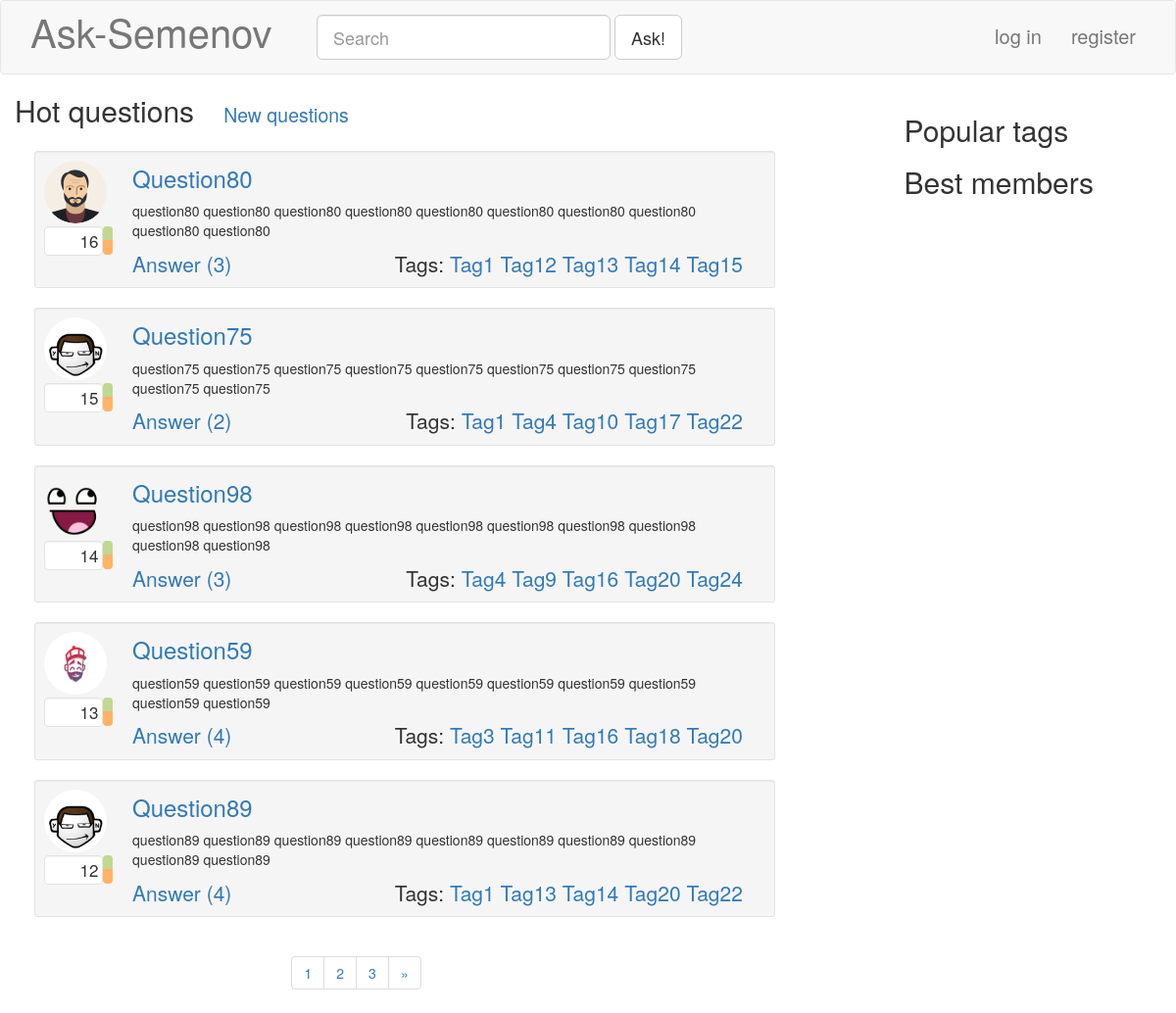
/hot/, run on an earlier commit of the app's database.
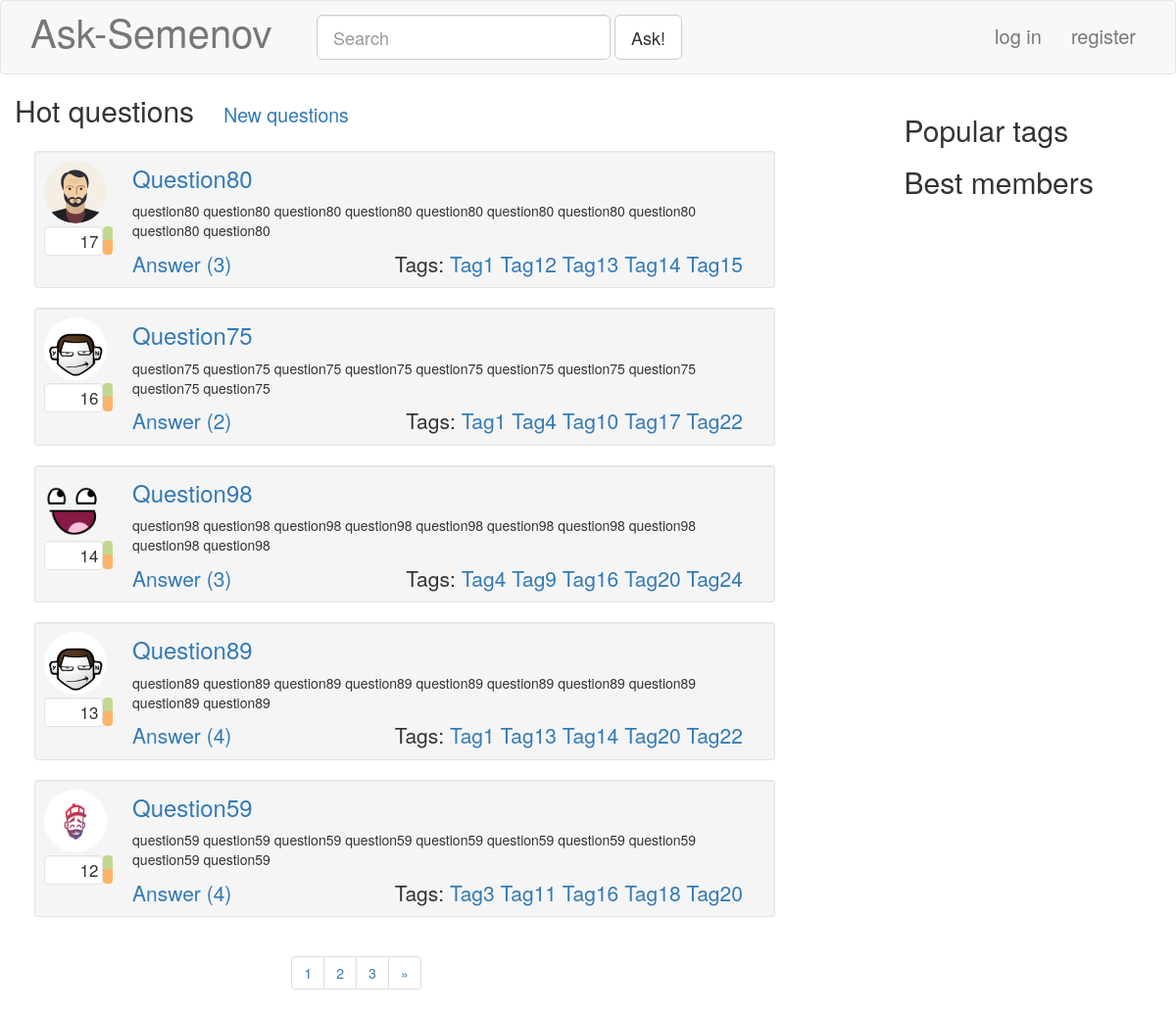
And on a later commit of the database.
### blog/models.py (models this page shows, shortened)
class Question( models.Model ):
	caption = models.CharField( null = False, blank = False, max_length = 100 )
	rating = models.IntegerField( null = False, default = 0 )
	text = models.TextField( null = False, blank = False )
	tags = models.ManyToManyField( 'Tag' )
	postDate = models.DateTimeField( null = False, blank = True, auto_now_add = True )
	author = models.ForeignKey( 'Profile', null = False, blank = False, on_delete = models.CASCADE )
	objects = QuestionManager()
	def answersCount( self ):
		return self.answer_set.count()
	class Meta:
		verbose_name = "Вопрос"
		verbose_name_plural = "Вопросы"

class Profile( models.Model ):
	user = models.OneToOneField( User, null = False, blank = False, on_delete = models.CASCADE )
	nickname = models.TextField( null = False, blank = False, max_length = 30 )
	image = models.ImageField( null = False, blank = True, upload_to = '', default = 'dummy.png', max_length = 100 )
	rating = models.IntegerField( null = False, default = 0 )
	objects = ProfileManager()
	class Meta:
		verbose_name = "Профиль"
		verbose_name_plural = "Профили"

class Tag( models.Model ):
	caption = models.CharField( unique = True, null = False, blank = False, max_length = 20 )
	objects = TagManager()
	def __str__( self ):
		return str( self.caption )
	class Meta:
		verbose_name = "Тэг"
		verbose_name_plural = "Тэги"

### blog/views.py (the view)
# urls.py: url(r'^hot/$', blogViews.hotQuestions, name="hotQuestions"),
def hotQuestions( request ):
	result = makeBase( request )
	questions = Question.objects.rating_sorted()
	result[ 'questions' ], result[ 'pageNumbers' ] = Paginate( request, questions, 5 )
	return render( request, 'hotquestions.html', result )

### blog/models.py (called while the page is built)
	def rating_sorted( self ):
		return super( QuestionManager, self ).order_by( '-rating', '-postDate' )

### blog/views.py (called while the page is built)
def makeBase( request ):
	result = {
		'hotTags': cache.get( 'popular_tags' ),
		'bestMembers': cache.get( 'best_members' ),
	}
	if ( request.user.is_authenticated ):
		result[ 'profile' ] = Profile.objects.get_by_login( request.user.username )
	else:
		result[ 'profile' ] = None
	return result

def Paginate( request, container, perPage ):
	paginator = Paginator( container, perPage )
	pageNumber = request.GET.get( 'page' ) #gets page from get parameters
	try:
		page = paginator.page( pageNumber )
	except PageNotAnInteger:
		page = paginator.page( 1 )
	except EmptyPage:
		page = paginator.page( paginator.num_pages )
	pageNumbers = []
	for i in range( -2, 3 ):
		if ( page.number + i ) in paginator.page_range:
			pageNumbers.append( page.number + i )
	return page, pageNumbers

### templates/hotquestions.html
{% extends "index.html" %}
{% block customContentCaption %}
<div class="container-fluid">
	{% url 'mainPage' as mainPageURL %}
	<h2>Hot questions<small class="ask-questionListSubHeader"><a href="{{ mainPageURL }}">New questions</a></small></h2>
</div>
{% endblock %}

### templates/singlequestion.html
{% load static %}
<div id="question{{ question.id }}" class="well well-sm ask-questionListElement">
	<div class="media">
		<div class="media-left ask-questionListElementUserBlock">
			<a href="#">
				<img class="media-object img-circle ask-questionProfileImage" src="{{ question.author.image.url }}">
			</a>
			<div class="ask-questionRatingBlock">
				<div id="qrf{{ question.id }}" class="well pull-left text-right ask-questionRatingField">
					{{ question.rating }}
				</div>
				<div id="qrbg{{ question.id }}" class="btn-group-vertical pull-left ask-questionRatingButtonsGroup" role="group">
						<button type="button" class="btn ask-ratingButton ask-ratingUpButton"></button>
						<button type="button" class="btn ask-ratingButton ask-ratingDownButton"></button>
				</div>
			</div>
		</div>
		<div class="media-right ask-questionListElementQuestionBlock">
			{% url 'answer' question.id as questionURL %}
			<h3 class="ask-questionListElementCaption"><a href="{{ questionURL }}"> {{ question.caption }} </a></h3>
			<div><p> {{ question.text }} </p></div><br>
			<div class="ask-questionListElementBottomLine">
				{% url 'answer' question.id as questionURL %}
				<a class="lead" href="{{ questionURL }}">Answer ({{ question.answersCount }})</a>
				<span class="lead pull-right ask-questionListElementTags">
					Tags:
				{% for tag in question.tags.all %}
				{% url 'taggedQuestions' tag as taggedQuestionsUrl %}
					<a href="{{ taggedQuestionsUrl }}">{{ tag }}</a>
				{% endfor %}
				</span>
			</div>
		</div>
	</div>
</div>

What changed in the data, as far as the page shows it:
changed Question "Question80": rating "16" → "17"
changed Question "Question75": rating "15" → "16"
changed Question "Question89": rating "12" → "13"; moves up the list
changed Question "Question59": rating "13" → "12"
